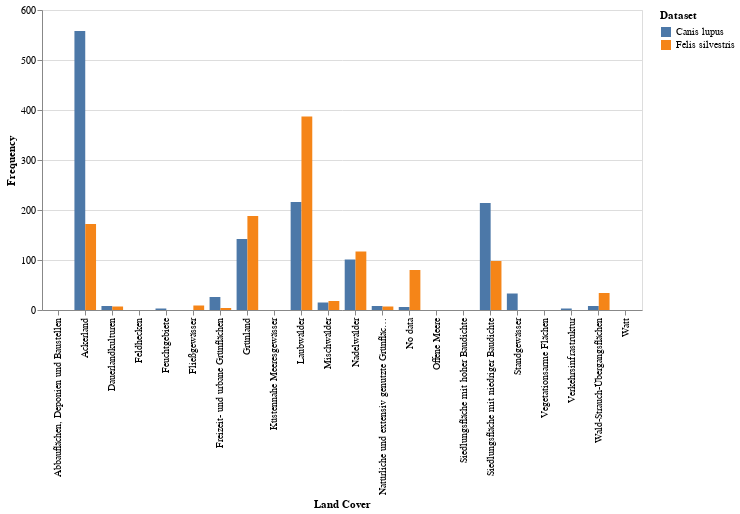

Notebook code for this chart:
### Markdown cell above
In this chapter, some other useful links between Geo Engine and Python are shown.

### Code cell
#Comparison plots
import pandas as pd

# Convert the JSON data to pandas DataFrames
df1 = pd.DataFrame(plot_canis_lupus.spec['data']['values'])
df2 = pd.DataFrame(plot_felis_silvestris.spec['data']['values'])

df1['dataset'] = 'Canis lupus'
df2['dataset'] = 'Felis silvestris'

combined_df = pd.concat([df1, df2])

chart = alt.Chart(combined_df).mark_bar().encode(
    x=alt.X('Land Cover:N', title='Land Cover'),
    y=alt.Y('Frequency:Q', title='Frequency'),
    color=alt.Color('dataset:N', title='Dataset'),
    xOffset=alt.Color('dataset:N', title='Dataset')
).properties(width=600)

# Display the grouped barplot
chart

### Figure 1 — Vega-Lite specification as saved in the notebook (floating-point values rounded to 4 significant figures)
{"config": {"view": {"continuousWidth": 300, "continuousHeight": 300}}, "data": {"name": "data-0ab60dbf51462237eaab2d9b07c9aa26"}, "mark": {"type": "bar"}, "encoding": {"color": {"field": "dataset", "title": "Dataset", "type": "nominal"}, "x": {"field": "Land Cover", "title": "Land Cover", "type": "nominal"}, "xOffset": {"field": "dataset", "title": "Dataset", "type": "nominal"}, "y": {"field": "Frequency", "title": "Frequency", "type": "quantitative"}}, "width": 600, "$schema": "https://vega.github.io/schema/vega-lite/v5.16.3.json", "datasets": {"data-0ab60dbf51462237eaab2d9b07c9aa26": [{"Frequency": 0, "Land Cover": "Abbauflächen, Deponien und Baustellen", "dataset": "Canis lupus"}, {"Frequency": 558, "Land Cover": "Ackerland", "dataset": "Canis lupus"}, {"Frequency": 8, "Land Cover": "Dauerlandkulturen", "dataset": "Canis lupus"}, {"Frequency": 0, "Land Cover": "Feldhecken", "dataset": "Canis lupus"}, {"Frequency": 3, "Land Cover": "Feuchtgebiete", "dataset": "Canis lupus"}, {"Frequency": 0, "Land Cover": "Fließgewässer", "dataset": "Canis lupus"}, {"Frequency": 26, "Land Cover": "Freizeit- und urbane Grünflächen", "dataset": "Canis lupus"}, {"Frequency": 142, "Land Cover": "Grünland", "dataset": "Canis lupus"}, {"Frequency": 0, "Land Cover": "Küstennahe Meeresgewässer", "dataset": "Canis lupus"}, {"Frequency": 216, "Land Cover": "Laubwälder", "dataset": "Canis lupus"}, {"Frequency": 15, "Land Cover": "Mischwälder", "dataset": "Canis lupus"}, {"Frequency": 101, "Land Cover": "Nadelwälder", "dataset": "Canis lupus"}, {"Frequency": 8, "Land Cover": "Natürliche und extensiv genutzte Grünflächen", "dataset": "Canis lupus"}, {"Frequency": 6, "Land Cover": "No data", "dataset": "Canis lupus"}, {"Frequency": 0, "Land Cover": "Offene Meere", "dataset": "Canis lupus"}, {"Frequency": 0, "Land Cover": "Siedlungsfläche mit hoher Baudichte", "dataset": "Canis lupus"}, {"Frequency": 214, "Land Cover": "Siedlungsfläche mit niedriger Baudichte", "dataset": "Canis lupus"}, {"Frequency": 33, "Land Cover": "Standgewässer", "dataset": "Canis lupus"}, {"Frequency": 0, "Land Cover": "Vegetationsarme Flächen", "dataset": "Canis lupus"}, {"Frequency": 3, "Land Cover": "Verkehrsinfrastruktur", "dataset": "Canis lupus"}, {"Frequency": 8, "Land Cover": "Wald-Strauch-Übergangsflächen", "dataset": "Canis lupus"}, {"Frequency": 0, "Land Cover": "Watt", "dataset": "Canis lupus"}, {"Frequency": 0, "Land Cover": "Abbauflächen, Deponien und Baustellen", "dataset": "Felis silvestris"}, {"Frequency": 172, "Land Cover": "Ackerland", "dataset": "Felis silvestris"}, {"Frequency": 7, "Land Cover": "Dauerlandkulturen", "dataset": "Felis silvestris"}, {"Frequency": 0, "Land Cover": "Feldhecken", "dataset": "Felis silvestris"}, {"Frequency": 0, "Land Cover": "Feuchtgebiete", "dataset": "Felis silvestris"}, {"Frequency": 9, "Land Cover": "Fließgewässer", "dataset": "Felis silvestris"}, {"Frequency": 4, "Land Cover": "Freizeit- und urbane Grünflächen", "dataset": "Felis silvestris"}, {"Frequency": 188, "Land Cover": "Grünland", "dataset": "Felis silvestris"}, {"Frequency": 0, "Land Cover": "Küstennahe Meeresgewässer", "dataset": "Felis silvestris"}, {"Frequency": 387, "Land Cover": "Laubwälder", "dataset": "Felis silvestris"}, {"Frequency": 18, "Land Cover": "Mischwälder", "dataset": "Felis silvestris"}, {"Frequency": 117, "Land Cover": "Nadelwälder", "dataset": "Felis silvestris"}, {"Frequency": 7, "Land Cover": "Natürliche und extensiv genutzte Grünflächen", "dataset": "Felis silvestris"}, {"Frequency": 80, "Land Cover": "No data", "dataset": "Felis silvestris"}, {"Frequency": 0, "Land Cover": "Offene Meere", "dataset": "Felis silvestris"}, {"Frequency": 0, "Land Cover": "Siedlungsfläche mit hoher Baudichte", "dataset": "Felis silvestris"}, {"Frequency": 98, "Land Cover": "Siedlungsfläche mit niedriger Baudichte", "dataset": "Felis silvestris"}, {"Frequency": 0, "Land Cover": "Standgewässer", "dataset": "Felis silvestris"}, {"Frequency": 0, "Land Cover": "Vegetationsarme Flächen", "dataset": "Felis silvestris"}, {"Frequency": 0, "Land Cover": "Verkehrsinfrastruktur", "dataset": "Felis silvestris"}, {"Frequency": 34, "Land Cover": "Wald-Strauch-Übergangsflächen", "dataset": "Felis silvestris"}, {"Frequency": 0, "Land Cover": "Watt", "dataset": "Felis silvestris"}]}}
